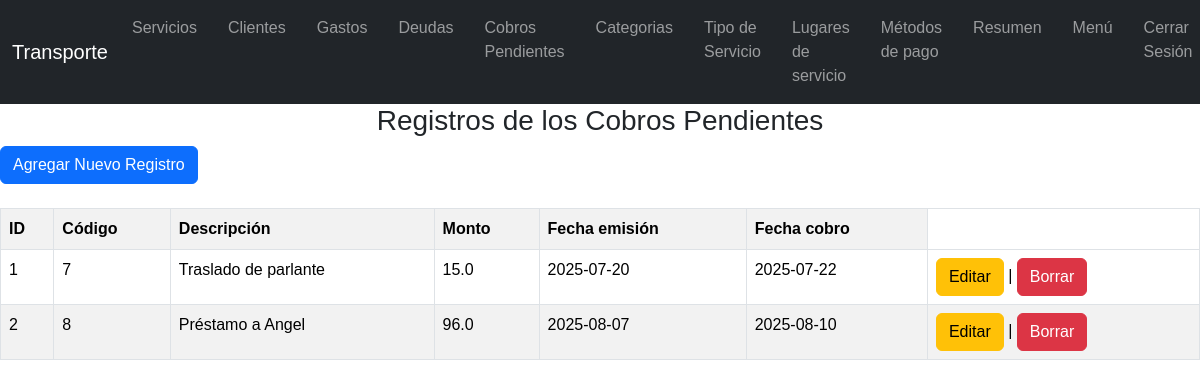
The page /tregistroscobros (signed in) on the database its author committed.
### tables this page shows
CREATE TABLE "cobros" (
	"cod_cob"	INTEGER,
	"des_cob"	TEXT,
	"monto"	REAL,
	"fec_emi"	TEXT,
	"fec_cob"	TEXT,
	"cond_cob"	INTEGER,
	PRIMARY KEY("cod_cob" AUTOINCREMENT)
);

### flask_app.py (the view)
@app.route("/tregistroscobros")
def tregistroscobros():
    if 'usuario' not in session:
        return redirect(url_for('login'))
    conn = sqlite3.connect("data1.db")
    c = conn.cursor()
    c.execute("""SELECT *
              FROM cobros
              WHERE cond_cob=1""")
    datos = c.fetchall()
    conn.close()
    return render_template("tregistros_cobros.html", registros=datos)

### templates/tregistros_cobros.html (shortened to what this page needs)
<!DOCTYPE html>
<html>
<head>
    <link href="https://cdn.jsdelivr.net/npm/bootstrap@5.3.7/dist/css/bootstrap.min.css" rel="stylesheet">
    <link rel="stylesheet" href="../static/style.css">
</head>
<body>
    {% include "tmenu.html" %}
    <h3 class="text-center">Registros de los Cobros Pendientes</h3>
    <a href="/tformcobros" class="btn btn-primary">Agregar Nuevo Registro</a> <br><br>
    <div class="table-responsive">
        <table border="1" class="table table-striped table-bordered">
            <tr>
                <th>ID</th>
                <th>Código</th>
                <th>Descripción</th>
                <th>Monto</th>
                <th>Fecha emisión</th>
                <th>Fecha cobro</th>
            </tr>
            {% for r in registros %}
            <tr>
                <td>{{ loop.index }}</td>
                <td>{{ r[0] }}</td>
                <td>{{ r[1] }}</td>
                <td>{{ r[2] }}</td>
                <td>{{ r[3] }}</td>
                <td>{{ r[4] }}</td>
                <td>
                    <a href="/teditarcobros/{{ r[0] }}" class="btn btn-warning">Editar</a> |
                    <a href="/tborrarcobros/{{ r[0] }}" class="btn btn-danger" onclick="return confirm('¿Estás seguro de borrar este registro?');">Borrar</a>
                </td>
            </tr>
            {% endfor %}
        </table>
    </div>
    <br>
</body>
</html>

### templates/tregistros_cobros.html (style rules this page uses)
body { font-family: Arial, sans-serif; }

### rows shown on the page
cobros: cod_cob "7", des_cob "Traslado de parlante", monto "15.0", fec_emi "2025-07-20", fec_cob "2025-07-22"
cobros: cod_cob "8", des_cob "Préstamo a Angel", monto "96.0", fec_emi "2025-08-07", fec_cob "2025-08-10"
